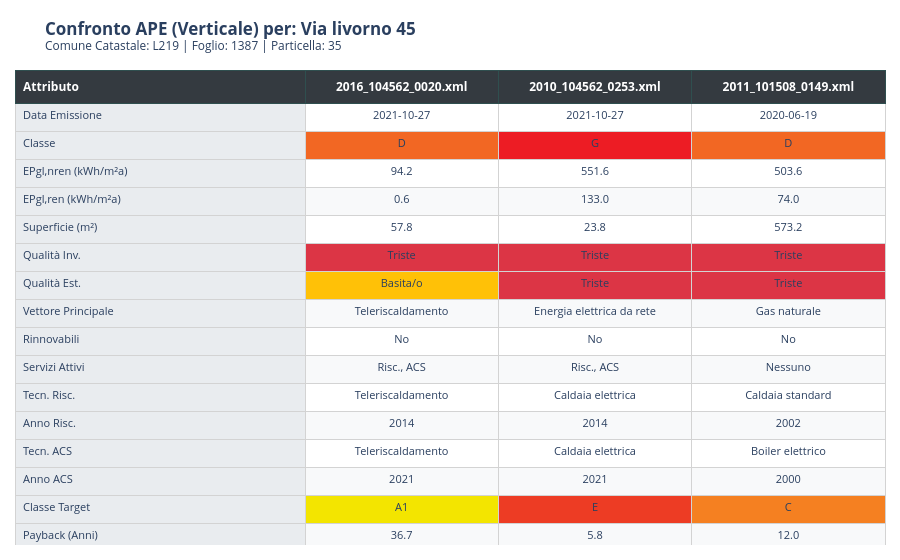

The notebook cell this image was saved under:
### Code cell
file_list = [os.path.basename(f) for f in glob.glob(os.path.join(path, "*.xml"))]
file_list = file_list[:3]
df_ape = _load_ape_df(file_list)
create_and_save_ape_table(df_ape, "APE_summary.html", transpose=True)

### Figure 1 — Plotly figure (JSON) as saved in the notebook; plotly's stock layout.template omitted (floating-point values rounded to 4 significant figures)
{"data": [{"cells": {"align": ["left", "center", "center", "center"], "fill": {"color": [["#e9ecef", "#e9ecef", "#e9ecef", "#e9ecef", "#e9ecef", "#e9ecef", "#e9ecef", "#e9ecef", "#e9ecef", "#e9ecef", "#e9ecef", "#e9ecef", "#e9ecef", "#e9ecef", "#e9ecef", "#e9ecef", "#e9ecef", "#e9ecef", "#e9ecef", "#e9ecef"], ["#ffffff", "#F26723", "#ffffff", "#f8f9fa", "#ffffff", "#dc3545", "#ffc107", "#f8f9fa", "#ffffff", "#f8f9fa", "#ffffff", "#f8f9fa", "#ffffff", "#f8f9fa", "#F3E500", "#f8f9fa", "#ffffff", "#f8f9fa", "#ffffff", "#f8f9fa"], ["#ffffff", "#ED1C24", "#ffffff", "#f8f9fa", "#ffffff", "#dc3545", "#dc3545", "#f8f9fa", "#ffffff", "#f8f9fa", "#ffffff", "#f8f9fa", "#ffffff", "#f8f9fa", "#ED3C24", "#f8f9fa", "#ffffff", "#f8f9fa", "#ffffff", "#f8f9fa"], ["#ffffff", "#F26723", "#ffffff", "#f8f9fa", "#ffffff", "#dc3545", "#dc3545", "#f8f9fa", "#ffffff", "#f8f9fa", "#ffffff", "#f8f9fa", "#ffffff", "#f8f9fa", "#F58021", "#f8f9fa", "#ffffff", "#f8f9fa", "#ffffff", "#f8f9fa"]]}, "font": {"size": 11}, "height": 28, "line": {"color": "lightgrey"}, "values": [["Data Emissione", "Classe", "EPgl,nren (kWh/m²a)", "EPgl,ren (kWh/m²a)", "Superficie (m²)", "Qualità Inv.", "Qualità Est.", "Vettore Principale", "Rinnovabili", "Servizi Attivi", "Tecn. Risc.", "Anno Risc.", "Tecn. ACS", "Anno ACS", "Classe Target", "Payback (Anni)", "Piano", "Anno Costruzione", "Descrizione Immobile", "CO₂ (kg/m²a)"], ["2021-10-27", "D", "94.2", "0.6", "57.8", "Triste", "Basita/o", "Teleriscaldamento", "No", "Risc., ACS", "Teleriscaldamento", "2014", "Teleriscaldamento", "2021", "A1", "36.7", "5", "1950", "Residenziale / App. Condominio / Unità Singola", "18.9"], ["2021-10-27", "G", "551.6", "133.0", "23.8", "Triste", "Triste", "Energia elettrica da rete", "No", "Risc., ACS", "Caldaia elettrica", "2014", "Caldaia elettrica", "2021", "E", "5.8", "6", "1950", "Residenziale / App. Condominio / Unità Singola", "130.1"], ["2020-06-19", "D", "503.6", "74.0", "573.2", "Triste", "Triste", "Gas naturale", "No", "Nessuno", "Caldaia standard", "2002", "Boiler elettrico", "2000", "C", "12.0", "0", "2002", "Residenziale / Unità Singola", "105.1"]]}, "columnwidth": [1.5, 1, 1, 1], "header": {"align": ["left", "center", "center", "center"], "fill": {"color": "#343a40"}, "font": {"color": "white", "size": 12}, "line": {"color": "darkslategray"}, "values": ["<b>Attributo</b>", "<b>2016_104562_0020.xml</b>", "<b>2010_104562_0253.xml</b>", "<b>2011_101508_0149.xml</b>"]}, "type": "table"}], "layout": {"margin": {"b": 15, "l": 15, "r": 15, "t": 70}, "title": {"text": "<b>Confronto APE (Verticale) per: Via livorno 45</b><br><sup>Comune Catastale: L219 | Foglio: 1387 | Particella: 35</sup>"}}}
